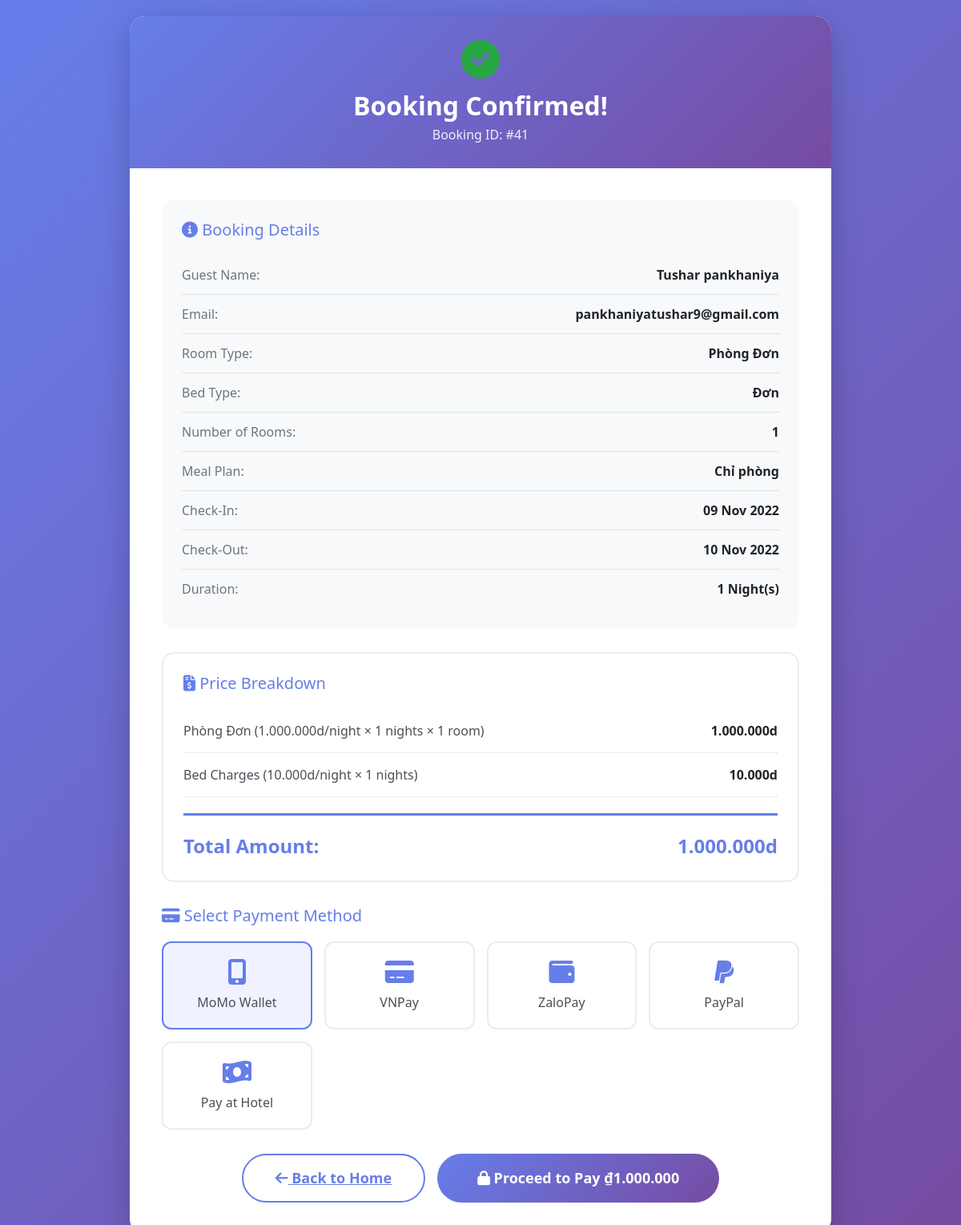
Page /payment/index.php?id=41 (signed in) on the earlier database version.
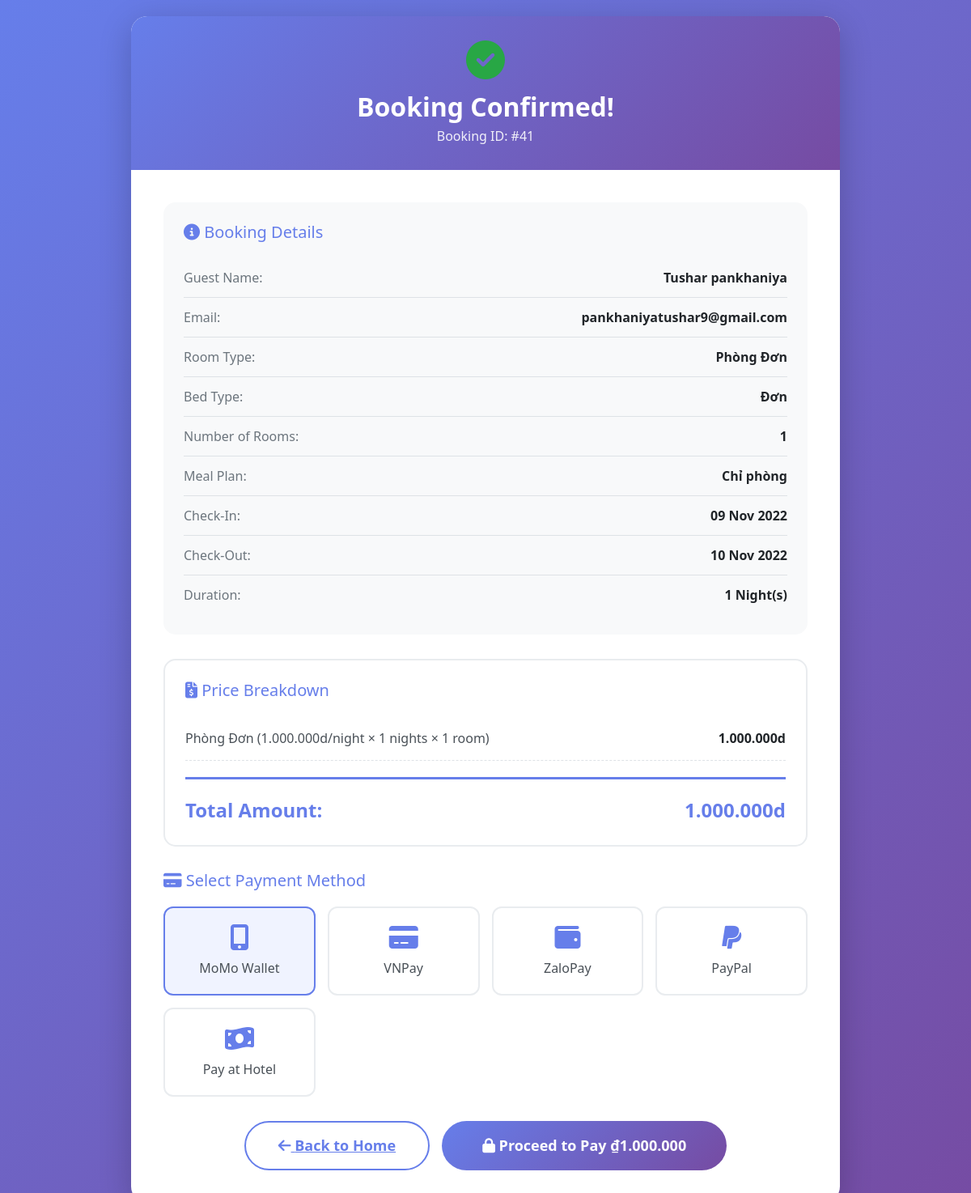
Same page on the later database version.
### tables this page shows
CREATE TABLE `payment` (
  `id` int(30) NOT NULL,
  `Name` varchar(30) NOT NULL,
  `Email` varchar(30) NOT NULL,
  `RoomType` varchar(30) NOT NULL,
  `Bed` varchar(30) NOT NULL,
  `NoofRoom` int(30) NOT NULL,
  `cin` date NOT NULL,
  `cout` date NOT NULL,
  `noofdays` int(30) NOT NULL,
  `roomtotal` double(12,2) NOT NULL COMMENT 'Tổng tiền phòng - Format SQL: CONCAT(REPLACE(FORMAT(roomtotal, 0), ",", "."), "d") -> "1.000.000d"',
  `bedtotal` double(12,2) NOT NULL COMMENT 'Tổng tiền giường - Format SQL: CONCAT(REPLACE(FORMAT(bedtotal, 0), ",", "."), "d") -> "0d"',
  `meal` varchar(30) NOT NULL,
  `mealtotal` double(12,2) NOT NULL COMMENT 'Tổng tiền bữa ăn - Format SQL: CONCAT(REPLACE(FORMAT(mealtotal, 0), ",", "."), "d") -> "0d"',
  `finaltotal` double(12,2) NOT NULL COMMENT 'Tổng thanh toán - Format SQL: CONCAT(REPLACE(FORMAT(finaltotal, 0), ",", "."), "d") -> "1.000.000d"'
);

### payment/index.php (the view, shortened to what this page needs)
<?php
$id = $_GET['id'] ?? '';
$id = intval($id);
$sql = "SELECT * FROM payment WHERE id = '$id'";
$result = mysqli_query($conn, $sql);
$row = mysqli_fetch_array($result);
$Name = $row['Name'];
$Email = $row['Email'];
$RoomType = $row['RoomType'];
$Bed = $row['Bed'];
$NoofRoom = $row['NoofRoom'];
$cin = $row['cin'];
$cout = $row['cout'];
$Meal = $row['meal'];
$roomtotal = $row['roomtotal'];
$bedtotal = $row['bedtotal'];
$finaltotal = $row['finaltotal'];
$noofdays = $row['noofdays'];
?>
<!DOCTYPE html>
<html lang="en">
<head>
    <link href="https://cdn.jsdelivr.net/npm/bootstrap@5.0.2/dist/css/bootstrap.min.css" rel="stylesheet">
    <link rel="stylesheet" href="https://cdnjs.cloudflare.com/ajax/libs/font-awesome/6.2.0/css/all.min.css"/>
</head>
<body>
    <div class="container">
        <div class="payment-card">
            <div class="header">
                <i class="fas fa-check-circle success-icon"></i>
                <h1>Booking Confirmed!</h1>
                <p>Booking ID: #<?php echo $id; ?></p>
            </div>
            <div class="content">
                <div class="booking-info">
                    <h3><i class="fas fa-info-circle"></i> Booking Details</h3>
                    <div class="info-row">
                        <span class="info-label">Guest Name:</span>
                        <span class="info-value"><?php echo $Name; ?></span>
                    </div>
                    <div class="info-row">
                        <span class="info-label">Email:</span>
                        <span class="info-value"><?php echo $Email; ?></span>
                    </div>
                    <div class="info-row">
                        <span class="info-label">Room Type:</span>
                        <span class="info-value"><?php echo $RoomType; ?></span>
                    </div>
                    <div class="info-row">
                        <span class="info-label">Bed Type:</span>
                        <span class="info-value"><?php echo $Bed; ?></span>
                    </div>
                    <div class="info-row">
                        <span class="info-label">Number of Rooms:</span>
                        <span class="info-value"><?php echo $NoofRoom; ?></span>
                    </div>
                    <div class="info-row">
                        <span class="info-label">Meal Plan:</span>
                        <span class="info-value"><?php echo $Meal; ?></span>
                    </div>
                    <div class="info-row">
                        <span class="info-label">Check-In:</span>
                        <span class="info-value"><?php echo date('d M Y', strtotime($cin)); ?></span>
                    </div>
                    <div class="info-row">
                        <span class="info-label">Check-Out:</span>
                        <span class="info-value"><?php echo date('d M Y', strtotime($cout)); ?></span>
                    </div>
                    <div class="info-row">
                        <span class="info-label">Duration:</span>
                        <span class="info-value"><?php echo $noofdays; ?> Night(s)</span>
                    </div>
                </div>
                <div class="price-breakdown">
                    <h3><i class="fas fa-file-invoice-dollar"></i> Price Breakdown</h3>
                    <?php
                    $room_price_per_night = $noofdays > 0 ? ($roomtotal / ($noofdays * $NoofRoom)) : 0;
                    ?>
                    <div class="price-item">
                        <span class="price-label"><?php echo $RoomType; ?> (<?php echo number_format($room_price_per_night, 0, ',', '.') . 'd'; ?>/night × <?php echo $noofdays; ?> nights × <?php echo $NoofRoom; ?> room)</span>
                        <span class="price-value"><?php echo number_format($roomtotal, 0, ',', '.') . 'd'; ?></span>
                    </div>
                    <?php if($bedtotal > 0): ?>
                    <div class="price-item">
                        <span class="price-label">Bed Charges (<?php echo number_format($bedtotal / $noofdays, 0, ',', '.') . 'd'; ?>/night × <?php echo $noofdays; ?> nights)</span>
                        <span class="price-value"><?php echo number_format($bedtotal, 0, ',', '.') . 'd'; ?></span>
                    </div>
                    <?php endif; ?>
                    <div class="price-total">
                        <span>Total Amount:</span>
                        <span><?php echo number_format($finaltotal, 0, ',', '.') . 'd'; ?></span>
                    </div>
                </div>
                <div class="payment-methods">
                    <h3><i class="fas fa-credit-card"></i> Select Payment Method</h3>
                    <div class="method-grid">
                        <div class="method-card active" data-method="momo" data-gateway="gateways/momo.php">
                            <i class="fas fa-mobile-alt"></i>
                            <p>MoMo Wallet</p>
                        </div>
                        <div class="method-card" data-method="vnpay" data-gateway="gateways/vnpay.php">
                            <i class="fas fa-credit-card"></i>
                            <p>VNPay</p>
                        </div>
                        <div class="method-card" data-method="zalopay" data-gateway="gateways/zalopay.php">
                            <i class="fas fa-wallet"></i>
                            <p>ZaloPay</p>
                        </div>
                        <div class="method-card" data-method="paypal" data-gateway="gateways/paypal.php">
                            <i class="fab fa-paypal"></i>
                            <p>PayPal</p>
                        </div>
                        <div class="method-card" data-method="cash" data-gateway="cash">
                            <i class="fas fa-money-bill-wave"></i>
                            <p>Pay at Hotel</p>
                        </div>
                    </div>
                </div>
                <div class="action-buttons">
                    <a href="../index.php" class="btn-back">
                        <i class="fas fa-arrow-left"></i> Back to Home
                    </a>
                    <button class="btn-pay" onclick="processPayment()">
                        <i class="fas fa-lock"></i> Proceed to Pay ₫<?php echo number_format($finaltotal, 0, ',', '.'); ?>
                    </button>
                </div>
            </div>
        </div>
    </div>
</body>
</html>

### payment/index.php (style rules this page uses)
* { margin: 0; padding: 0; box-sizing: border-box; }
body { font-family: 'Segoe UI', Tahoma, Geneva, Verdana, sans-serif; background: linear-gradient(135deg, #667eea 0%, #764ba2 100%); min-height: 100vh; padding: 20px; }
.container { max-width: 900px; margin: 0 auto; }
.payment-card { background: white; border-radius: 20px; box-shadow: 0 10px 40px rgba(0,0,0,0.2); overflow: hidden; margin-bottom: 20px; }
.header { background: linear-gradient(135deg, #667eea 0%, #764ba2 100%); color: white; padding: 30px; text-align: center; }
.header h1 { margin: 0; font-size: 32px; font-weight: bold; }
.header p { margin: 5px 0 0 0; opacity: 0.9; }
.content { padding: 40px; }
.booking-info { background: #f8f9fa; padding: 25px; border-radius: 15px; margin-bottom: 30px; }
.booking-info h3 { color: #667eea; margin-bottom: 20px; font-size: 20px; }
.info-row { display: flex; justify-content: space-between; padding: 12px 0; border-bottom: 1px solid #dee2e6; }
.info-row:last-child { border-bottom: none; }
.info-label { color: #6c757d; font-weight: 500; }
.info-value { color: #212529; font-weight: 600; }
.price-breakdown { background: #fff; border: 2px solid #e9ecef; border-radius: 15px; padding: 25px; margin-bottom: 30px; }
.price-breakdown h3 { color: #667eea; margin-bottom: 20px; font-size: 20px; }
.price-item { display: flex; justify-content: space-between; padding: 15px 0; border-bottom: 1px dashed #dee2e6; }
.price-label { color: #495057; }
.price-value { font-weight: 600; color: #212529; }
.price-total { margin-top: 20px; padding-top: 20px; border-top: 3px solid #667eea; display: flex; justify-content: space-between; font-size: 24px; font-weight: bold; color: #667eea; }
.payment-methods { margin-bottom: 30px; }
.payment-methods h3 { color: #667eea; margin-bottom: 20px; font-size: 20px; }
.method-grid { display: grid; grid-template-columns: repeat(auto-fit, minmax(150px, 1fr)); gap: 15px; }
.method-card { background: white; border: 2px solid #e9ecef; border-radius: 12px; padding: 20px; text-align: center; cursor: pointer; transition: all 0.3s; }
.method-card.active { border-color: #667eea; background: #f0f3ff; }
.method-card i { font-size: 32px; color: #667eea; margin-bottom: 10px; }
.method-card p { margin: 0; color: #495057; font-weight: 500; }
.action-buttons { display: flex; gap: 15px; justify-content: center; }
.btn-pay { background: linear-gradient(135deg, #667eea 0%, #764ba2 100%); color: white; border: none; padding: 15px 50px; border-radius: 50px; font-size: 18px; font-weight: bold; cursor: pointer; transition: all 0.3s; }
.btn-back { background: white; color: #667eea; border: 2px solid #667eea; padding: 15px 40px; border-radius: 50px; font-size: 18px; font-weight: bold; cursor: pointer; transition: all 0.3s; }
.success-icon { font-size: 48px; color: #28a745; margin-bottom: 15px; }

Differences in the rows shown:
changed payment "Tushar pankhaniya": $bedtotal / $noofdays "10.000" → (not shown); noofdays "1" → (not shown); bedtotal "10.000" → (not shown)
Other differences:
text no longer shown: "Bed Charges ( d /night × nights) d"
